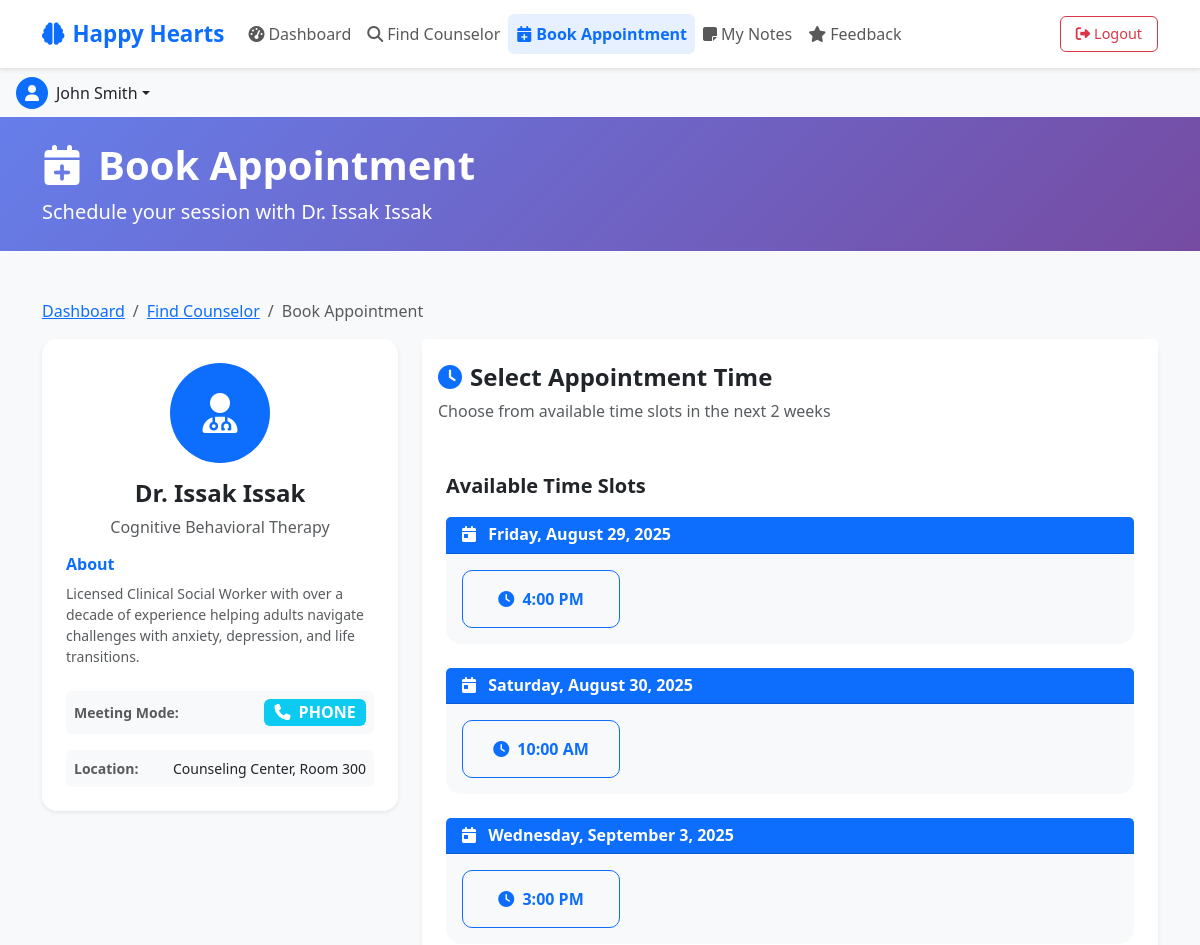
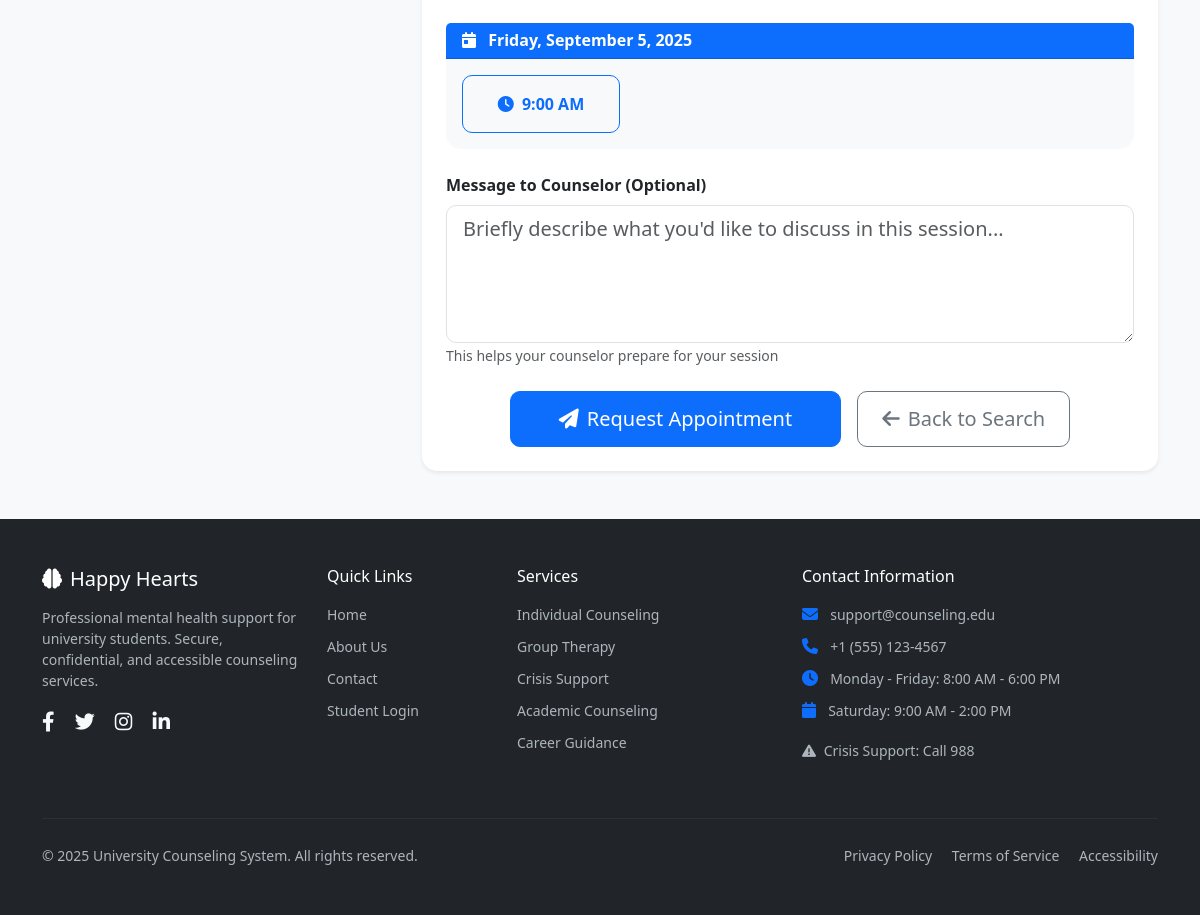
The page /student/book_appointment.php?counselor_id=13 (signed in) on the database its author committed (2 pictures, top to bottom).
### tables this page shows
CREATE TABLE `counselor_profiles` (
  `user_id` bigint NOT NULL,
  `specialty` varchar(150) DEFAULT NULL,
  `meeting_mode` enum('IN_PERSON','VIDEO','PHONE') DEFAULT NULL,
  `bio` text,
  `location` varchar(150) DEFAULT NULL,
  PRIMARY KEY (`user_id`),
  CONSTRAINT `counselor_profiles_ibfk_1` FOREIGN KEY (`user_id`) REFERENCES `users` (`id`) ON DELETE CASCADE
);

CREATE TABLE `users` (
  `id` bigint NOT NULL AUTO_INCREMENT,
  `role` enum('STUDENT','COUNSELOR','ADMIN') NOT NULL,
  `name` varchar(150) NOT NULL,
  `email` varchar(150) NOT NULL,
  `password_hash` varchar(255) NOT NULL,
  `phone` varchar(20) DEFAULT NULL,
  `created_at` timestamp NULL DEFAULT CURRENT_TIMESTAMP,
  PRIMARY KEY (`id`),
  UNIQUE KEY `email` (`email`)
);

CREATE TABLE `availability_slots` (
  `id` bigint NOT NULL AUTO_INCREMENT,
  `counselor_id` bigint NOT NULL,
  `start_at` datetime NOT NULL,
  `end_at` datetime NOT NULL,
  `status` enum('OPEN','BLOCKED') DEFAULT 'OPEN',
  `created_at` timestamp NULL DEFAULT CURRENT_TIMESTAMP,
  PRIMARY KEY (`id`),
  UNIQUE KEY `counselor_id` (`counselor_id`,`start_at`,`end_at`),
  CONSTRAINT `availability_slots_ibfk_1` FOREIGN KEY (`counselor_id`) REFERENCES `users` (`id`) ON DELETE CASCADE
);

### student/book_appointment.php (the view, shortened to what this page needs)
<?php
require_once '../config/db.php';
$counselor_id = $_GET['counselor_id'] ?? null;
$stmt = $pdo->prepare("
    SELECT u.*, cp.*
    FROM users u
    JOIN counselor_profiles cp ON u.id = cp.user_id
    WHERE u.id = ? AND u.role = 'COUNSELOR'
");
$stmt->execute([$counselor_id]);
$counselor = $stmt->fetch();
$stmt = $pdo->prepare("
    SELECT avs.*
    FROM availability_slots avs
    WHERE avs.counselor_id = ?
    AND avs.status = 'OPEN'
    AND avs.start_at >= NOW()
    AND avs.start_at <= DATE_ADD(NOW(), INTERVAL 14 DAY)
    AND NOT EXISTS (
        SELECT 1 FROM appointments a
        WHERE a.counselor_id = avs.counselor_id
        AND a.start_time = avs.start_at
        AND a.status IN ('PENDING', 'APPROVED')
    )
    ORDER BY avs.start_at
");
$stmt->execute([$counselor_id]);
$available_slots = $stmt->fetchAll();
$slots_by_date = [];
foreach ($available_slots as $slot) {
    $date = date('Y-m-d', strtotime($slot['start_at']));
    if (!isset($slots_by_date[$date])) {
        $slots_by_date[$date] = [];
    }
    $slots_by_date[$date][] = $slot;
}
?>
<!DOCTYPE html>
<html lang="en">
<head>
    <link href="https://cdn.jsdelivr.net/npm/bootstrap@5.3.0/dist/css/bootstrap.min.css" rel="stylesheet">
    <link href="https://cdnjs.cloudflare.com/ajax/libs/font-awesome/6.4.0/css/all.min.css" rel="stylesheet">
    <link href="../assets/css/app.css" rel="stylesheet">
</head>
<body class="bg-light">
        <?php include 'includes/header.php'; ?>
                <ul class="navbar-nav">
                    <?php if (isset($_SESSION['user_id'])): ?>
                        <li class="nav-item dropdown">
                            <a class="nav-link dropdown-toggle d-flex align-items-center" href="#" id="userDropdown" role="button" data-bs-toggle="dropdown">
                                <div class="bg-primary text-white rounded-circle d-flex align-items-center justify-content-center me-2" style="width: 32px; height: 32px;">
                                    <i class="fas fa-user"></i>
                                </div>
                                <?= htmlspecialchars($_SESSION['user_name'] ?? 'Student') ?>
                            </a>
                        </li>
                    <?php endif; ?>
                </ul>
    <div class="bg-gradient-primary text-white py-4">
        <div class="container">
            <h1 class="display-6 fw-bold mb-2">
                <i class="fas fa-calendar-plus me-3"></i>Book Appointment
            </h1>
            <p class="lead mb-0">Schedule your session with <?= htmlspecialchars($counselor['name']) ?></p>
        </div>
    </div>
    <div class="container py-5">
        <div class="row">
            <div class="col-12">
                <nav aria-label="breadcrumb">
                    <ol class="breadcrumb">
                        <li class="breadcrumb-item"><a href="dashboard.php">Dashboard</a></li>
                        <li class="breadcrumb-item"><a href="find_counselor.php">Find Counselor</a></li>
                        <li class="breadcrumb-item active">Book Appointment</li>
                    </ol>
                </nav>
            </div>
        </div>
        <div class="row g-4">
            <div class="col-lg-4">
                <div class="card border-0 shadow-sm sticky-top" style="top: 100px;">
                    <div class="card-body text-center p-4">
                        <div class="bg-primary text-white rounded-circle d-inline-flex align-items-center justify-content-center mb-3" style="width: 100px; height: 100px;">
                            <i class="fas fa-user-md" style="font-size: 2.5rem;"></i>
                        </div>
                        <h4 class="fw-bold"><?= htmlspecialchars($counselor['name']) ?></h4>
                        <p class="text-muted mb-3"><?= htmlspecialchars($counselor['specialty'] ?? 'General Counseling') ?></p>
                        <?php if ($counselor['bio']): ?>
                            <div class="text-start mb-4">
                                <h6 class="fw-bold text-primary">About</h6>
                                <p class="small text-muted"><?= htmlspecialchars($counselor['bio']) ?></p>
                            </div>
                        <?php endif; ?>
                        <div class="row g-3 text-start">
                            <div class="col-12">
                                <div class="d-flex justify-content-between align-items-center p-2 bg-light rounded">
                                    <small class="text-muted fw-bold">Meeting Mode:</small>
                                    <span class="badge bg-info fs-6">
                                        <?php
                                        $mode_icons = [
                                            'IN_PERSON' => 'fas fa-user-friends',
                                            'VIDEO' => 'fas fa-video',
                                            'PHONE' => 'fas fa-phone'
                                        ];
                                        ?>
                                        <i class="<?= $mode_icons[$counselor['meeting_mode']] ?? 'fas fa-question' ?> me-1"></i>
                                        <?= str_replace('_', ' ', $counselor['meeting_mode'] ?? 'TBD') ?>
                                    </span>
                                </div>
                            </div>
                            <?php if ($counselor['location']): ?>
                                <div class="col-12">
                                    <div class="d-flex justify-content-between align-items-center p-2 bg-light rounded">
                                        <small class="text-muted fw-bold">Location:</small>
                                        <small class="text-end"><?= htmlspecialchars($counselor['location']) ?></small>
                                    </div>
                                </div>
                            <?php endif; ?>
                        </div>
                    </div>
                </div>
            </div>
            <div class="col-lg-8">
                <div class="card border-0 shadow-sm">
                    <div class="card-header bg-white border-0 py-4">
                        <h4 class="mb-0 fw-bold">
                            <i class="fas fa-clock text-primary me-2"></i>Select Appointment Time
                        </h4>
                        <p class="text-muted mb-0 mt-2">Choose from available time slots in the next 2 weeks</p>
                    </div>
                    <div class="card-body p-4">
                        <?php if (empty($available_slots)): ?>
                            <div class="text-center py-5">
                                <div class="mb-4">
                                    <i class="fas fa-calendar-times text-muted" style="font-size: 4rem;"></i>
                                </div>
                                <h4 class="text-muted fw-bold mb-3">No Available Slots</h4>
                                <p class="text-muted mb-4">This counselor has no available appointment slots in the next 2 weeks. Please check back later or try another counselor.</p>
                                <div class="d-flex justify-content-center gap-3">
                                    <a href="find_counselor.php" class="btn btn-primary btn-lg">
                                        <i class="fas fa-search me-2"></i>Find Another Counselor
                                    </a>
                                    <a href="dashboard.php" class="btn btn-outline-primary btn-lg">
                                        <i class="fas fa-arrow-left me-2"></i>Back to Dashboard
                                    </a>
                                </div>
                            </div>
                        <?php else: ?>
                            <form method="POST" id="bookingForm">
                                <div class="row g-4">
                                    <div class="col-12">
                                        <label class="form-label fw-bold fs-5 mb-3">Available Time Slots</label>
                                        <div class="row g-4">
                                            <?php foreach ($slots_by_date as $date => $slots): ?>
                                                <div class="col-12">
                                                    <div class="card border-0 bg-light">
                                                        <div class="card-header bg-primary text-white">
                                                            <h6 class="mb-0 fw-bold">
                                                                <i class="fas fa-calendar-day me-2"></i>
                                                                <?= date('l, F j, Y', strtotime($date)) ?>
                                                            </h6>
                                                        </div>
                                                        <div class="card-body p-3">
                                                            <div class="row g-2">
                                                                <?php foreach ($slots as $slot): ?>
                                                                    <div class="col-6 col-md-4 col-lg-3">
                                                                        <label class="btn btn-outline-primary w-100 p-3 time-slot" for="slot_<?= $slot['id'] ?>">
                                                                            <i class="fas fa-clock me-1"></i>
                                                                            <?= date('g:i A', strtotime($slot['start_at'])) ?>
                                                                        </label>
                                                                    </div>
                                                                <?php endforeach; ?>
                                                            </div>
                                                        </div>
                                                    </div>
                                                </div>
                                            <?php endforeach; ?>
                                        </div>
                                    </div>
                                    <div class="col-12">
                                        <label for="message" class="form-label fw-bold">Message to Counselor (Optional)</label>
                                        <textarea class="form-control form-control-lg" id="message" name="message" rows="4"
                                                  placeholder="Briefly describe what you'd like to discuss in this session..."></textarea>
                                        <small class="text-muted">This helps your counselor prepare for your session</small>
                                    </div>
                                    <div class="col-12 text-center">
                                        <div class="d-flex justify-content-center gap-3 flex-wrap">
                                            <button type="submit" class="btn btn-primary btn-lg px-5">
                                                <i class="fas fa-paper-plane me-2"></i>Request Appointment
                                            </button>
                                            <a href="find_counselor.php" class="btn btn-outline-secondary btn-lg px-4">
                                                <i class="fas fa-arrow-left me-2"></i>Back to Search
                                            </a>
                                        </div>
                                    </div>
                                </div>
                            </form>
                        <?php endif; ?>
                    </div>
                </div>
            </div>
        </div>
    </div>
    <?php include '../includes/footer.php'; ?>
</body>
</html>

### student/includes/header.php (style rules this page uses)
.nav-link { font-size: 1rem; padding: 0.5rem 1rem; border-radius: 6px; transition: all 0.2s ease; }

### student/book_appointment.php (style rules this page uses)
.bg-gradient-primary { background: linear-gradient(135deg, #667eea 0%, #764ba2 100%); }
.time-slot { transition: all 0.2s ease; border-radius: 10px !important; font-weight: 600; }
.card { border-radius: 15px; }
.btn-lg { border-radius: 10px; padding: 12px 30px; }
.form-control-lg { border-radius: 10px; }

### rows shown on the page
counselor_profiles: user_id.name "Dr. Issak Issak", specialty "Cognitive Behavioral Therapy", bio "Licensed Clinical Social Worker with over a decade of experience helping adults navigate challenges with anxiety, depression, and life transitions.", meeting_mode "PHONE", location "Counseling Center, Room 300"
availability_slots: start_at "4:00 PM"
availability_slots: start_at "10:00 AM"
availability_slots: start_at "3:00 PM"
availability_slots: start_at "Friday, September 5, 2025", start_at "9:00 AM"

### other values the page prints
$_SESSION['user_name'] "John Smith"
date('l, F j, Y', strtotime($date)) "Friday, August 29, 2025"
date('l, F j, Y', strtotime($date)) "Saturday, August 30, 2025"
date('l, F j, Y', strtotime($date)) "Wednesday, September 3, 2025"
